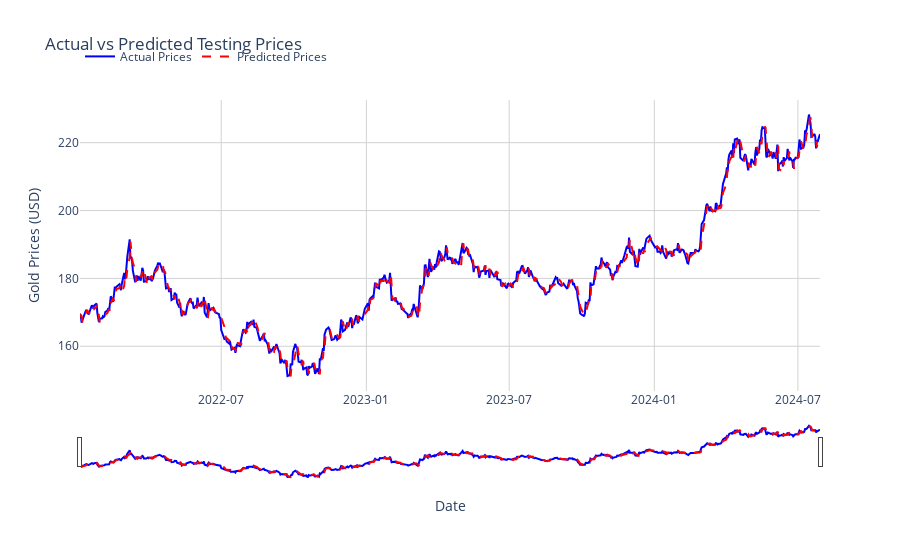

Notebook code for this chart:
### Code cell
# Plot actual vs predicted prices
fig = go.Figure()

# Add actual prices trace
fig.add_trace(go.Scatter(
    x=test.index,  # Use the last indices for the test set
    y=test['next_day_price'],
    mode='lines',
    name='Actual Prices',
    line=dict(color='blue'),
))

# Add predicted prices trace
fig.add_trace(go.Scatter(
    x=test.index,  # Use the last indices for the test set
    y=y_test_pred,
    mode='lines',
    name='Predicted Prices',
    line=dict(color='red', dash='dash')
))

# Customize the layout
fig.update_layout(
    title='Actual vs Predicted Testing Prices',
    xaxis_title='Date',
    yaxis_title='Gold Prices (USD)',
    plot_bgcolor='white',
    xaxis=dict(
        showgrid=True, 
        gridcolor='lightgrey',
        tickformat='%Y-%m',  # Format dates to show year and month
        rangeslider=dict(visible=True)  # Add range slider for zooming
    ),
    yaxis=dict(showgrid=True, gridcolor='lightgrey'),
    font=dict(size=12),
    legend=dict(x=0, y=1.1, orientation='h'),
)

# Show the plot
fig.show()

### Figure 1 — Plotly figure (JSON) as saved in the notebook; plotly's stock layout.template omitted (floating-point values rounded to 4 significant figures; data arrays with more than 128 entries replaced by an {"elided": "..."} marker saying what was removed)
{"data": [{"line": {"color": "blue"}, "mode": "lines", "name": "Actual Prices", "type": "scatter", "x": {"elided": "645 str values"}, "y": {"elided": "645 float values"}}, {"line": {"color": "red", "dash": "dash"}, "mode": "lines", "name": "Predicted Prices", "type": "scatter", "x": {"elided": "645 str values"}, "y": {"elided": "645 float values"}}], "layout": {"font": {"size": 12}, "legend": {"orientation": "h", "x": 0, "y": 1.1}, "plot_bgcolor": "white", "title": {"text": "Actual vs Predicted Testing Prices"}, "xaxis": {"gridcolor": "lightgrey", "rangeslider": {"visible": true}, "showgrid": true, "tickformat": "%Y-%m", "title": {"text": "Date"}}, "yaxis": {"gridcolor": "lightgrey", "showgrid": true, "title": {"text": "Gold Prices (USD)"}}}}
